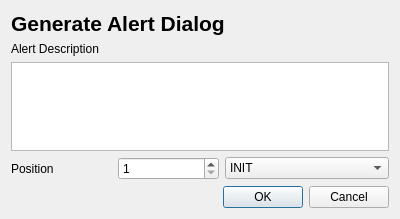
<?xml version="1.0" encoding="UTF-8"?>
<ui version="4.0">
 <class>Dialog</class>
 <widget class="QDialog" name="Dialog">
  <property name="geometry">
   <rect>
    <x>0</x>
    <y>0</y>
    <width>400</width>
    <height>219</height>
   </rect>
  </property>
  <property name="windowTitle">
   <string>Dialog</string>
  </property>
  <layout class="QVBoxLayout" name="verticalLayout">
   <item>
    <widget class="QLabel" name="label">
     <property name="text">
      <string>&lt;html&gt;&lt;head/&gt;&lt;body&gt;&lt;p&gt;&lt;span style=&quot; font-size:16pt; font-weight:600;&quot;&gt;Generate Alert Dialog&lt;/span&gt;&lt;/p&gt;&lt;/body&gt;&lt;/html&gt;</string>
     </property>
    </widget>
   </item>
   <item>
    <widget class="QLabel" name="label_3">
     <property name="text">
      <string>Alert Description</string>
     </property>
    </widget>
   </item>
   <item>
    <widget class="QTextEdit" name="textEdit"/>
   </item>
   <item>
    <layout class="QHBoxLayout" name="horizontalLayout_6">
     <item>
      <widget class="QLabel" name="label_6">
       <property name="text">
        <string>Position</string>
       </property>
      </widget>
     </item>
     <item>
      <widget class="QSpinBox" name="spinBox">
       <property name="minimum">
        <number>1</number>
       </property>
       <property name="maximum">
        <number>12</number>
       </property>
      </widget>
     </item>
     <item>
      <widget class="QComboBox" name="alertTypeCombo">
       <item>
        <property name="text">
         <string>INIT</string>
        </property>
       </item>
       <item>
        <property name="text">
         <string>STRUCTURAL DEFECT</string>
        </property>
       </item>
       <item>
        <property name="text">
         <string>SERVICEABILITY LOSS</string>
        </property>
       </item>
       <item>
        <property name="text">
         <string>END</string>
        </property>
       </item>
      </widget>
     </item>
    </layout>
   </item>
   <item>
    <widget class="QDialogButtonBox" name="buttonBox">
     <property name="orientation">
      <enum>Qt::Horizontal</enum>
     </property>
     <property name="standardButtons">
      <set>QDialogButtonBox::Cancel|QDialogButtonBox::Ok</set>
     </property>
    </widget>
   </item>
  </layout>
 </widget>
 <resources/>
 <connections>
  <connection>
   <sender>buttonBox</sender>
   <signal>accepted()</signal>
   <receiver>Dialog</receiver>
   <slot>accept()</slot>
   <hints>
    <hint type="sourcelabel">
     <x>248</x>
     <y>254</y>
    </hint>
    <hint type="destinationlabel">
     <x>157</x>
     <y>274</y>
    </hint>
   </hints>
  </connection>
  <connection>
   <sender>buttonBox</sender>
   <signal>rejected()</signal>
   <receiver>Dialog</receiver>
   <slot>reject()</slot>
   <hints>
    <hint type="sourcelabel">
     <x>316</x>
     <y>260</y>
    </hint>
    <hint type="destinationlabel">
     <x>286</x>
     <y>274</y>
    </hint>
   </hints>
  </connection>
 </connections>
</ui>
